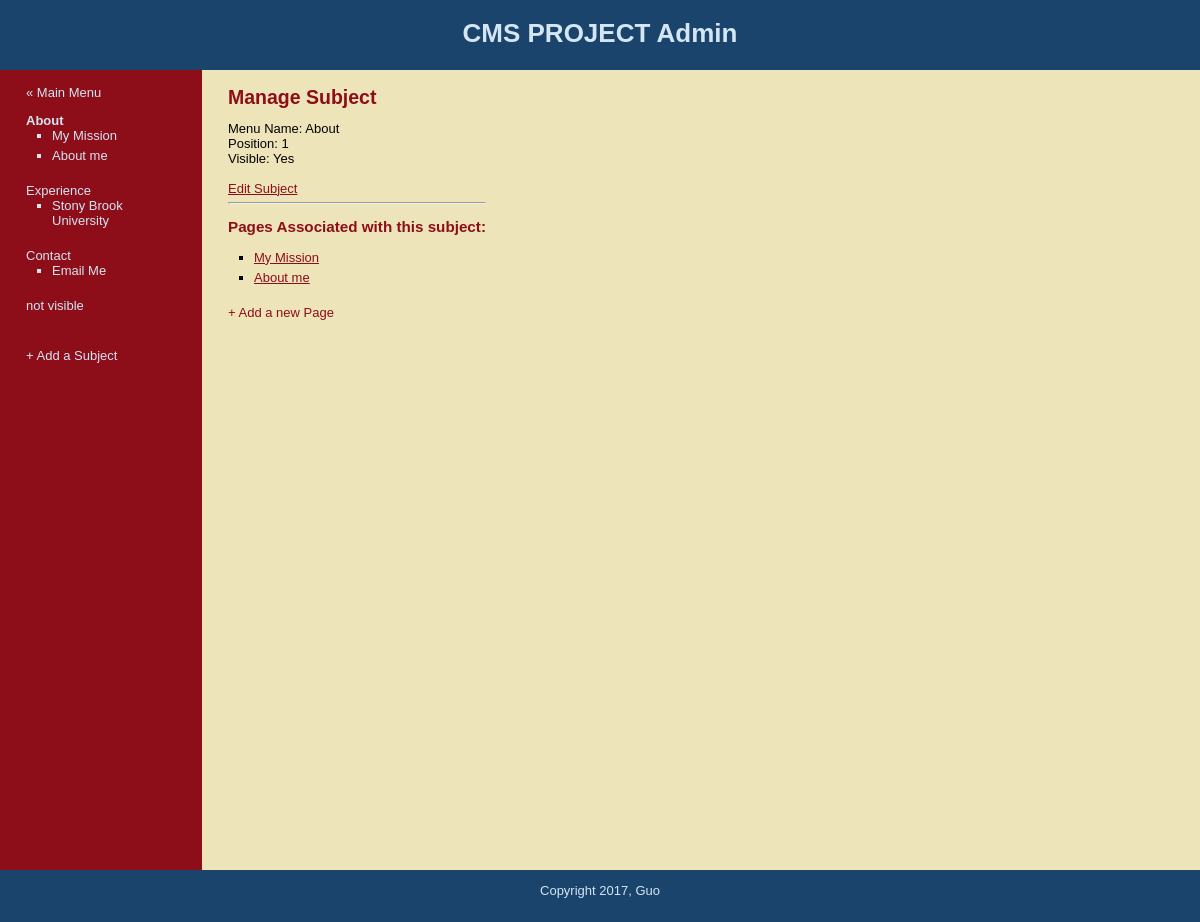
The page /manage_content.php?subject=1 (signed in) on the database as committed earlier.
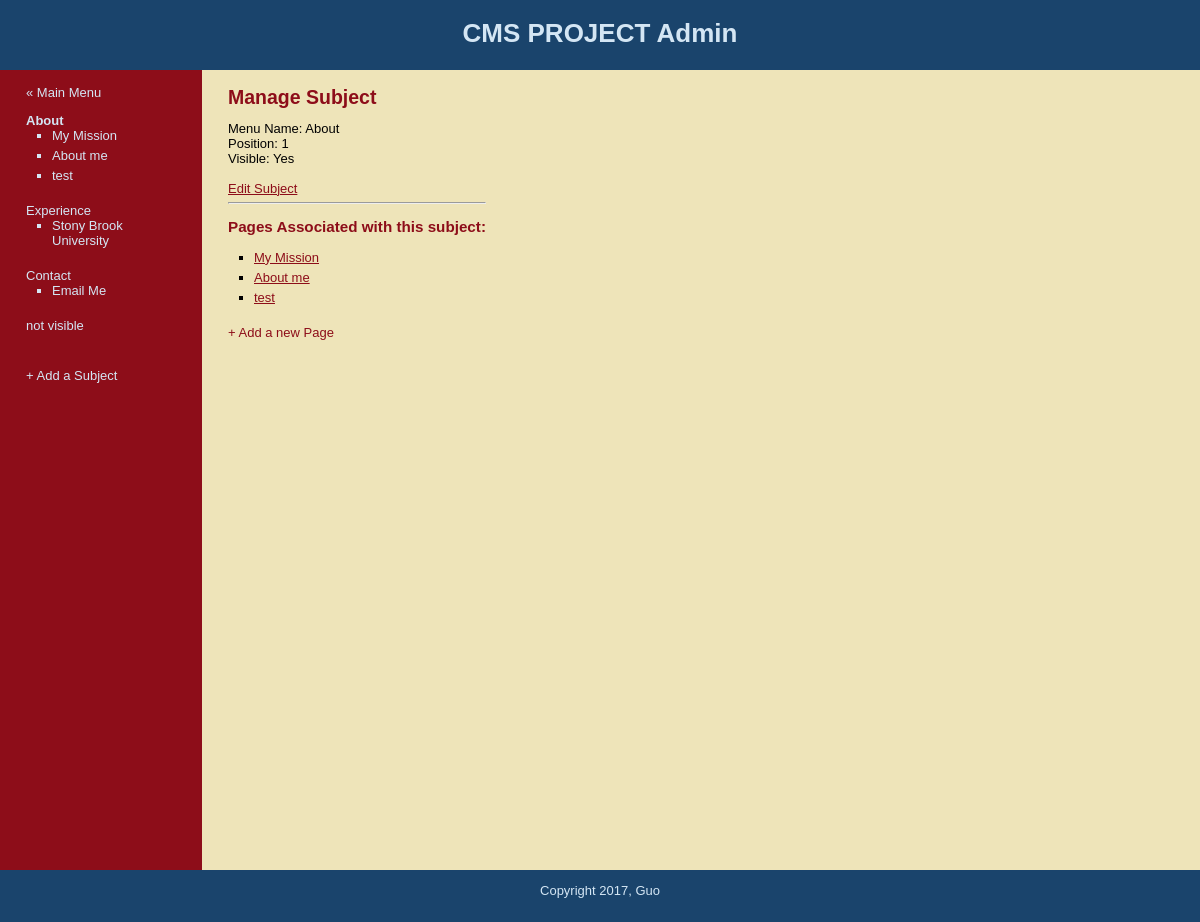
The same page on the database as committed later.
### tables this page shows
CREATE TABLE `subjects` (
  `id` int(11) NOT NULL,
  `menu_name` varchar(50) NOT NULL,
  `position` int(11) NOT NULL,
  `visible` tinyint(1) NOT NULL
);

CREATE TABLE `pages` (
  `id` int(11) NOT NULL,
  `subject_id` int(11) NOT NULL,
  `menu_name` varchar(30) NOT NULL,
  `position` int(3) NOT NULL,
  `visible` tinyint(1) NOT NULL,
  `content` text
);

### public/manage_content.php (the view, shortened to what this page needs)
<?php require_once "../includes/db_connection.php";?>
<?php require_once "../includes/functions.php";?>
<?php $layout_context = "admin";?>
<?php include "../includes/layouts/header.php";?>
<?php getCurrentPage();?>
<div id = "main">
	<div id = "navigation">
	<br>
	<a href="admin.php">&laquo; Main Menu</a>
	<?php echo navigation($current_subject, $current_page, false); ?>
	<br>
	<a href="add_subject.php">+ Add a Subject</a>
	</div>
		<div id = "page">
			<?php if ($current_subject) {?>
				<h2>Manage Subject</h2>
				Menu Name: <?php echo htmlentities($current_subject["menu_name"]) . "<br>"; ?>
				Position: <?php echo $current_subject["position"] . "<br>"; ?>
				Visible: <?php echo $current_subject["visible"] == 1 ? 'Yes' : 'No' . "<br>"; ?>
				<br><br>
				<a href="edit_subject.php?subject=<?php echo urlencode($current_subject["id"]); ?>">Edit Subject</a>
				<br>
				<hr>
				<h3>Pages Associated with this subject: </h3>
				<ul class = "pages">
				<?php $page_set = findPages($current_subject["id"], false);?>
				<?php while ($page = mysqli_fetch_assoc($page_set)) {?>
				<li> <a href ="manage_content.php?page=<?php echo $page["id"]; ?>"><?php echo htmlentities($page['menu_name']); ?></a></li>
				<?php }?>
				</ul>
				<a href="new_page.php?subject=<?php echo urlencode($current_subject['id']); ?>" style="text-decoration:none">+ Add a new Page</a>
			<?php } else {?>
				<h1>Welcome!</h1>
				<p>Please Select a page.</p>
			<?php }?>
		</div>
	</div>
<?php include "../includes/layouts/footer.php";?>

### includes/layouts/header.php (shortened to what this page needs)
<DOCTYPE HTML>
<html>
<head>
<link rel="stylesheet" type="text/css" href="stylesheets/public.css">
</head>
<body>
	<div id = "header">
		<h1>CMS PROJECT <?php if ($layout_context == "admin") {echo "Admin";}?></h1>
	</div>

### includes/functions.php (shortened to what this page needs)
<?php
function findAllSubjects($public = true) {
	global $mysqli;
	$query = "SELECT * FROM subjects ";
	$query .= "ORDER BY position asc";
	$subject_set = mysqli_query($mysqli, $query);
	return $subject_set;
}
function findPages($subject_id, $public = true) {
	global $mysqli;
	$subject_id = mysqli_real_escape_string($mysqli, $subject_id);
	$query = "SELECT * FROM pages WHERE subject_id = {$subject_id} ";
	$query .= "ORDER BY position asc";
	$page_set = mysqli_query($mysqli, $query);
	return $page_set;
}
function findSubjectByID($subject_id, $public = true) {
	global $mysqli;
	$subject_id = mysqli_real_escape_string($mysqli, $subject_id);
	$query = "SELECT * FROM subjects WHERE id = {$subject_id} ";
	$subject_set = mysqli_query($mysqli, $query);
	if ($subject = mysqli_fetch_assoc($subject_set)) {
		return $subject;
	} else {
		return null;
	}
}
function navigation($selected_subject, $selected_page, $public = true) {
	$output = "<ul class=\"subjects\">";
	$subject_set = findAllSubjects($public);
	while ($subject = mysqli_fetch_assoc($subject_set)) {
		$output .= "<li";
		if ($selected_subject["id"] == $subject["id"]) {
			$output .= " class=\"selected\"";
		}
		$output .= ">";
		if ($public) {
			$output .= "<a href=\"index.php?subject=";
		} else {
			$output .= "<a href=\"manage_content.php?subject=";
		}
		$output .= urlencode($subject["id"]);
		$output .= "\">";
		$output .= htmlentities($subject["menu_name"]);
		$output .= "</a>";
		$page_set = findPages($subject["id"], $public);
		if ($public) {
			if ($selected_subject["id"] == $subject["id"] || $selected_page["subject_id"] == $subject["id"]) {
				$output .= "<ul class=\"pages\">";
				while ($page = mysqli_fetch_assoc($page_set)) {
					$output .= "<li";
					if ($selected_page["id"] == $page["id"]) {
						$output .= " class=\"selected\"";
					}
					$output .= ">";
					$output .= "<a href=\"index.php?page=";
					$output .= urlencode($page["id"]);
					$output .= "\">";
					$output .= htmlentities($page["menu_name"]);
					$output .= "</a>";
					$output .= "</li>";
				}
				$output .= "</ul></li>";
			}
		} else {
			$output .= "<ul class=\"pages\">";
			while ($page = mysqli_fetch_assoc($page_set)) {
				$output .= "<li";
				$output .= ">";
				$output .= "<a href=\"manage_content.php?page=";
				$output .= urlencode($page["id"]);
				$output .= "\">";
				$output .= htmlentities($page["menu_name"]);
				$output .= "</a>";
				$output .= "</li>";
			}
			$output .= "</ul></li>";
		}
	}
	$output .= "</ul>";
	return $output;
}
function getCurrentPage($public = false) {
	if (isset($_GET["subject"])) {
		$current_subject = findSubjectByID($_GET["subject"], $public);
		if ($current_subject && $public) {
			$current_page = findDefaultPage($current_subject["id"]);
		} else {
			$current_page = null;
		}
	} elseif (isset($_GET["page"])) {
		$current_subject = null;
		$current_page = findPageByID($_GET["page"], $public);
	} else {
		$current_subject = null;
		$current_page = null;
	}
}

### includes/layouts/footer.php (shortened to what this page needs)
	<div id="footer">Copyright 2017, Guo</div>
</body>
</html>

### public/stylesheets/public.css (style rules this page uses)
html { height: 100%; width: 100%; }
body { width: 100%; height: 100%; margin: 0; padding: 0; border: 0; font-family: Verdana, Arial, Helvetica, sans-serif; font-size: 13px; line-height: 15px; background: #EEE4B9; }
a { color: #8D0D19; }
#header { height: 70px; margin: 0; padding: 0; text-align: left; background: #1A446C; color: #D4E6F4; }
#header h1 { text-align: center; padding: 1em; margin: 0; }
#main { width: 100%; margin: 0; padding: 0; background: #EEE4B9; }
#footer { clear: both; height: 2em; margin: 0; padding: 1em; text-align: center; background: #1A446C; color: #D4E6F4; }
#navigation { float: left; width: 150px; height: 100%; margin: 0; padding: 0 2em; color: #D4E6F4; background: #8D0D19; }
#navigation a { color: #D4E6F4; text-decoration: none; }
ul.subjects { margin: 1em 0; padding-left: 0; list-style: none; }
ul.pages { padding-left: 2em; list-style: square; font-weight: normal; }
li { margin-bottom: 5px; }
li:last-child { margin-bottom: 20px; }
.selected { font-weight: bold; }
#page { float: left; height: 100%; padding-left: 2em; vertical-align: top; background: #EEE4B9; }
#page h2 { color: #8D0D19; margin-top: 1em; }
#page h3 { color: #8D0D19; }

Rows that differ between the two databases and show on the page:
added pages: value "test", menu_name "test"
